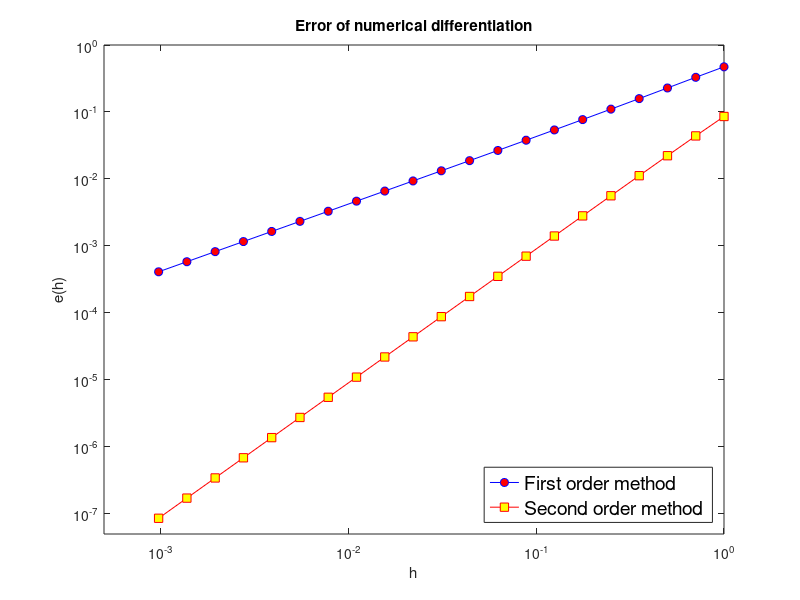

This figure's MATLAB source:
clc; clear all; close all;

h = 2.^(-[0:0.5:10]);
x = 1;
err_1 = abs( (sin(x+h) - sin(x))./h - cos(x) );
err_2 = abs( (sin(x+h) - sin(x-h))./(2*h) - cos(x) );

figure(1)
hold on;
box on;
ylabel('e(h)')
xlabel('h')
title('Error of numerical differentiation')
set(gca,'YScale','log','XScale','log')
loglog(h, err_1, '-ob','MarkerFaceColor','r')
loglog(h, err_2, '-sr', 'MarkerFaceColor', 'y')
xlim([5*1e-4,1])
ylim([5*1e-8,1])
%plot(log(h), log(err_1), '-ob','MarkerFaceColor','r')
%plot(log(h), log(err_2), '-sr', 'MarkerFaceColor', 'y')
legend('First order method','Second order method', 'Location', 'southeast','FontSize', 14)